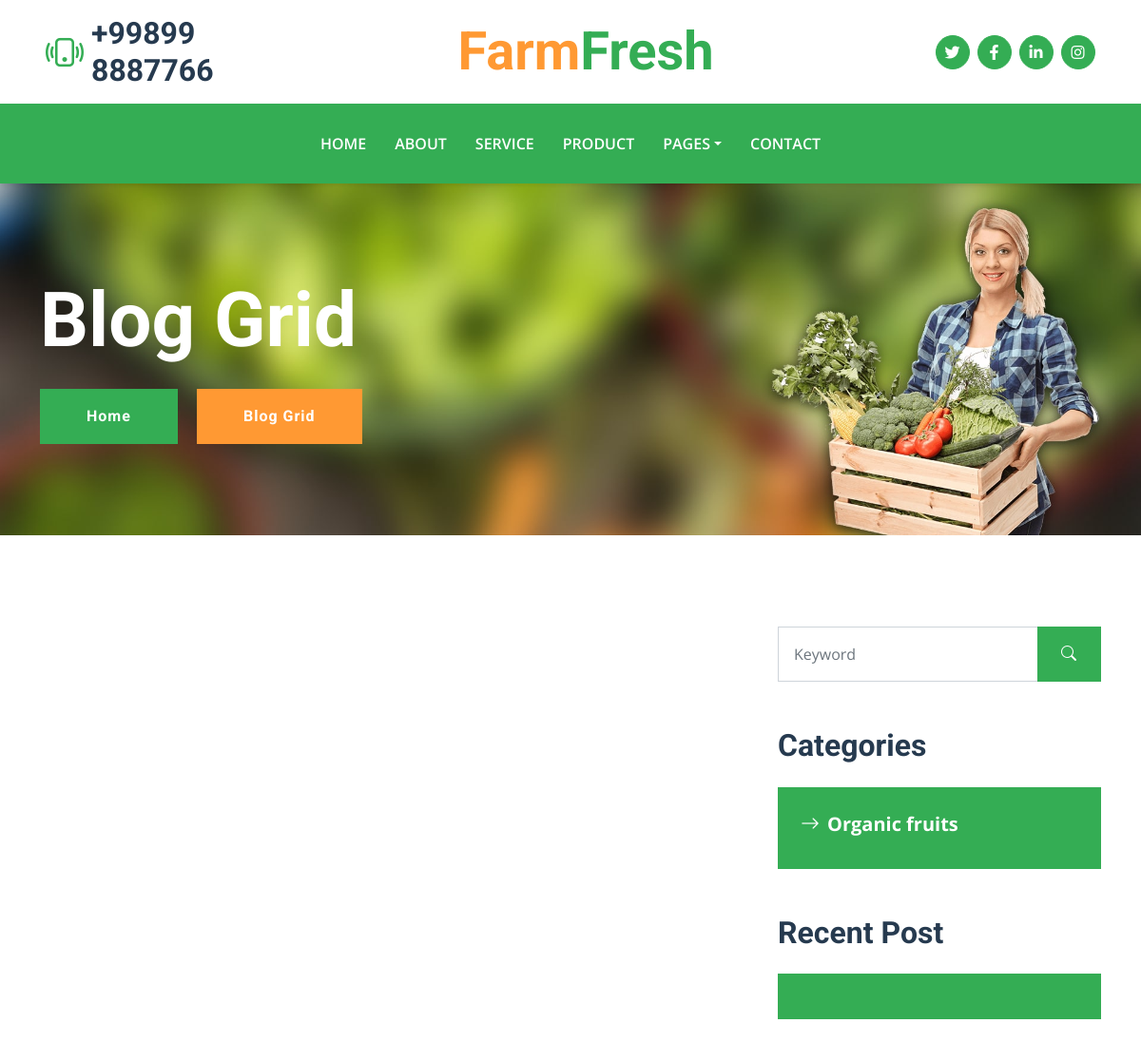
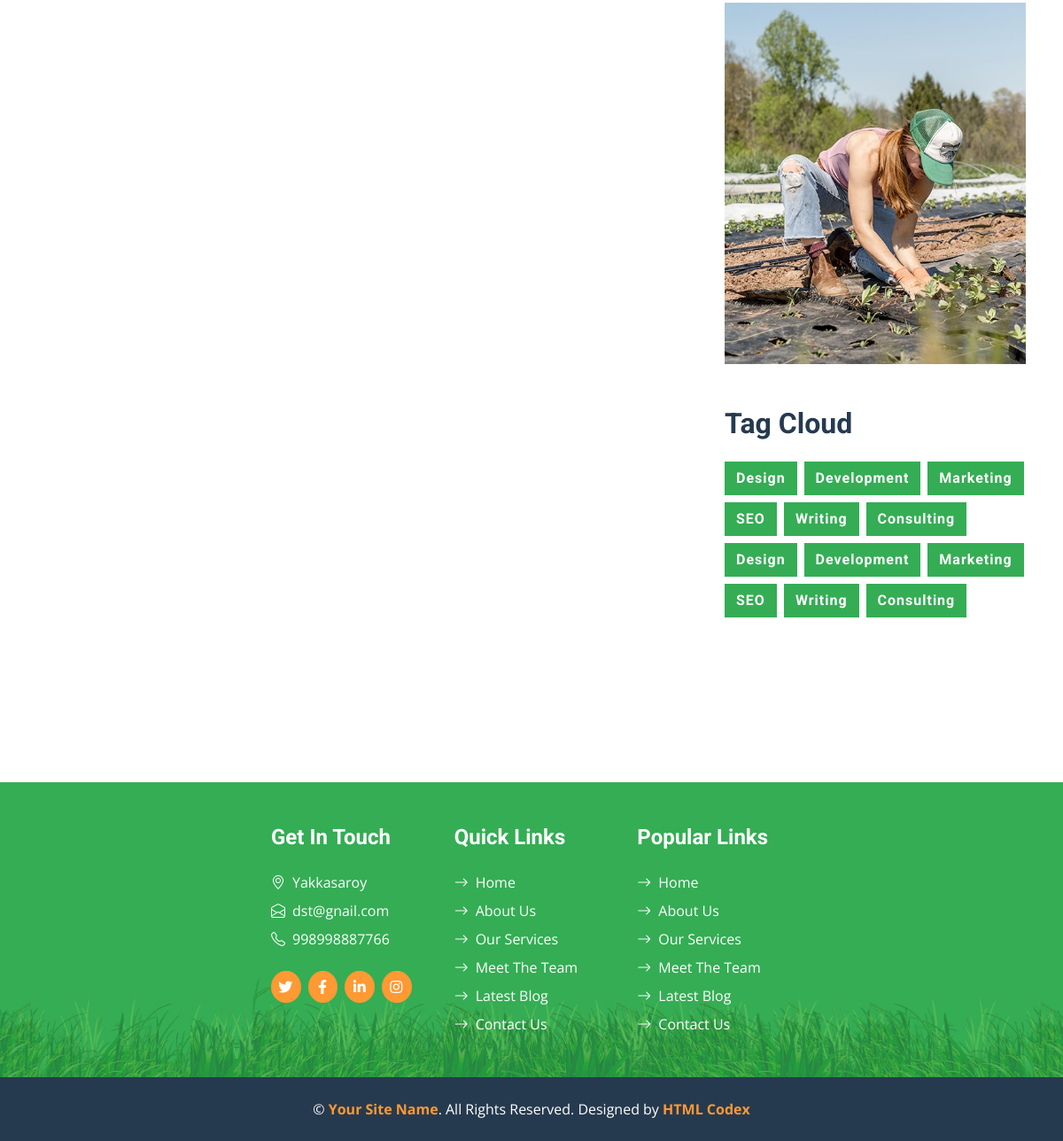
/detail/, run on the app's committed database (2 pictures, top to bottom).
### farmfresh/models.py (models this page shows, shortened)
class Category(models.Model):
    name = models.CharField(max_length=100)

class AboutUs(models.Model):
    adress = models.CharField(max_length=255)
    email = models.EmailField()
    phone_number = models.CharField(max_length=255)
    city = models.ForeignKey(City, on_delete=models.CASCADE)

### farmfresh/views.py (the view)
# urls.py: path('detail/', detail, name = 'detail'),
def detail(request):
    postsdisplay = Post.objects.all()
    categorydisplay = Category.objects.all()
    customersdisplay = Customer.objects.all()
    aboutdisplay = AboutUs.objects.all()
    context = {"Customer":customersdisplay, "Post":postsdisplay, "Category":categorydisplay, 'AboutUs': aboutdisplay}
    return render(request, 'detail.html', context)

### templates/detail.html (shortened to what this page needs)
{% load static %}
{% load i18n %}
<!DOCTYPE html>
<html lang="en">
<head>
    <link href="https://cdnjs.cloudflare.com/ajax/libs/font-awesome/5.15.0/css/all.min.css" rel="stylesheet">
    <link href="https://cdn.jsdelivr.net/npm/bootstrap-icons@1.4.1/font/bootstrap-icons.css" rel="stylesheet">
    <link href="{% static 'lib/owlcarousel/assets/owl.carousel.min.css' %}" rel="stylesheet">
    <link href="{% static 'css/bootstrap.min.css' %}" rel="stylesheet">
    <link href="{% static 'css/style.css' %}" rel="stylesheet">
</head>
<body>
    <div class="container-fluid px-5 d-none d-lg-block">
        <div class="row gx-5 py-3 align-items-center">
            <div class="col-lg-3">
                <div class="d-flex align-items-center justify-content-start">
                    <i class="bi bi-phone-vibrate fs-1 text-primary me-2"></i>
                    <h2 class="mb-0">+99899 8887766</h2>
                </div>
            </div>
            <div class="col-lg-6">
                <div class="d-flex align-items-center justify-content-center">
                    <a href="{% url 'index' %}" class="navbar-brand ms-lg-5">
                        <h1 class="m-0 display-4 text-primary"><span class="text-secondary">{% trans "Farm" %}</span>{% trans "Fresh"%}</h1>
                    </a>
                </div>
            </div>
            <div class="col-lg-3">
                <div class="d-flex align-items-center justify-content-end">
                    <a class="btn btn-primary btn-square rounded-circle me-2" href="https://www.twitter.com/"><i
                            class="fab fa-twitter"></i></a>
                    <a class="btn btn-primary btn-square rounded-circle me-2" href="https://www.facebook.com/"><i
                            class="fab fa-facebook-f"></i></a>
                    <a class="btn btn-primary btn-square rounded-circle me-2" href="https://www.linkedin.com/"><i
                            class="fab fa-linkedin-in"></i></a>
                    <a class="btn btn-primary btn-square rounded-circle" href="https://www.instagram.com/"><i
                            class="fab fa-instagram"></i></a>
                </div>
            </div>
        </div>
    </div>
    <nav class="navbar navbar-expand-lg bg-primary navbar-dark shadow-sm py-3 py-lg-0 px-3 px-lg-5">
        <div class="collapse navbar-collapse" id="navbarCollapse">
            <div class="navbar-nav mx-auto py-0">
                <a href="{% url 'index' %}" class="nav-item nav-link">{% trans "Home" %}</a>
                <a href="{% url 'about' %}" class="nav-item nav-link">{% trans "About" %}</a>
                <a href="{% url 'service' %}" class="nav-item nav-link">{% trans "Service" %}</a>
                <a href="{% url 'product' %}" class="nav-item nav-link">{% trans "Product" %}</a>
                <div class="nav-item dropdown">
                    <a href="#" class="nav-link dropdown-toggle" data-bs-toggle="dropdown">Pages</a>
                </div>
                <a href="{% url 'contact' %}" class="nav-item nav-link">{% trans "Contact" %}</a>
            </div>
        </div>
    </nav>
    <div class="container-fluid bg-primary py-5 bg-hero mb-5">
        <div class="container py-5">
            <div class="row justify-content-start">
                <div class="col-lg-8 text-center text-lg-start">
                    <h1 class="display-1 text-white mb-md-4">{% trans "Blog Grid" %}</h1>
                    <a href="{% url 'index' %}" class="btn btn-primary py-md-3 px-md-5 me-3">{% trans "Home" %}</a>
                    <a href="{% url 'blog' %}" class="btn btn-secondary py-md-3 px-md-5">{% trans "Blog Grid" %}</a>
                </div>
            </div>
        </div>
    </div>
    <div class="container py-5">
        <div class="row g-5">
            <div class="col-lg-8">
            </div>
            <div class="col-lg-4">
                <div class="mb-5">
                    <div class="input-group">
                        <input type="text" class="form-control p-3" placeholder="Keyword">
                        <button class="btn btn-primary px-4"><i class="bi bi-search"></i></button>
                    </div>
                </div>
                <div class="mb-5">
                    <h2 class="mb-4">Categories</h2>
                    {%for item in Category%}
                    <div class="d-flex flex-column justify-content-start bg-primary p-4">
                        <a class="fs-5 fw-bold text-white mb-2" href="#"><i class="bi bi-arrow-right me-2"></i>{{item.name}}</a>
                    </div>
                    {%endfor%}
                </div>
                <div class="mb-5">
                    <h2 class="mb-4">Recent Post</h2>
                    <div class="bg-primary p-4">
                    </div>
                </div>
                <div class="mb-5">
                    <img src="{% static 'img/blog-1.jpg' %}" alt="" class="img-fluid rounded">
                </div>
                <div class="mb-5">
                    <h2 class="mb-4">Tag Cloud</h2>
                    <div class="d-flex flex-wrap m-n1">
                        <a href="" class="btn btn-primary m-1">Design</a>
                        <a href="" class="btn btn-primary m-1">Development</a>
                        <a href="" class="btn btn-primary m-1">Marketing</a>
                        <a href="" class="btn btn-primary m-1">SEO</a>
                        <a href="" class="btn btn-primary m-1">Writing</a>
                        <a href="" class="btn btn-primary m-1">Consulting</a>
                        <a href="" class="btn btn-primary m-1">Design</a>
                        <a href="" class="btn btn-primary m-1">Development</a>
                        <a href="" class="btn btn-primary m-1">Marketing</a>
                        <a href="" class="btn btn-primary m-1">SEO</a>
                        <a href="" class="btn btn-primary m-1">Writing</a>
                        <a href="" class="btn btn-primary m-1">Consulting</a>
                    </div>
                </div>
            </div>
        </div>
    </div>
    <div class="container-fluid bg-footer bg-primary text-white mt-5">
        <div class="footer">
            <div class="row gx-5">
                <div class="col-lg-8 col-md-6">
                    <div class="row gx-5">
                        <div class="col-lg-4 col-md-12 pt-5 mb-5">
                            {% for item in AboutUs %}
                            {% if item.id == 1 %}
                            <h4 class="text-white mb-4">Get In Touch</h4>
                            <div class="d-flex mb-2">
                                <i class="bi bi-geo-alt text-white me-2"></i>
                                <p class="text-white mb-0">{{item.adress}}</p>
                            </div>
                            <div class="d-flex mb-2">
                                <i class="bi bi-envelope-open text-white me-2"></i>
                                <p class="text-white mb-0">{{item.email}}</p>
                            </div>
                            <div class="d-flex mb-2">
                                <i class="bi bi-telephone text-white me-2"></i>
                                <p class="text-white mb-0">{{item.phone_number}}</p>
                            </div>
                            <div class="d-flex mt-4">
                                <a class="btn btn-secondary btn-square rounded-circle me-2"
                                    href="https://www.twitter.com/"><i class="fab fa-twitter"></i></a>
                                <a class="btn btn-secondary btn-square rounded-circle me-2"
                                    href="https://www.facebook.com/"><i class="fab fa-facebook-f"></i></a>
                                <a class="btn btn-secondary btn-square rounded-circle me-2"
                                    href="https://www.linkedin.com/"><i class="fab fa-linkedin-in"></i></a>
                                <a class="btn btn-secondary btn-square rounded-circle" href="https://www.instagram.com/"><i
                                        class="fab fa-instagram"></i></a>
                            </div>
                            {%endif%}
                            {%endfor%}
                        </div>
                        <div class="col-lg-4 col-md-12 pt-0 pt-lg-5 mb-5">
                            <h4 class="text-white mb-4">Quick Links</h4>
                            <div class="d-flex flex-column justify-content-start">
                                <a class="text-white mb-2" href="{% url 'index' %}"><i
                                        class="bi bi-arrow-right text-white me-2"></i>Home</a>
                                <a class="text-white mb-2" href="{% url 'about' %}"><i
                                        class="bi bi-arrow-right text-white me-2"></i>About
                                    Us</a>
                                <a class="text-white mb-2" href="{% url 'service' %}"><i
                                        class="bi bi-arrow-right text-white me-2"></i>Our
                                    Services</a>
                                <a class="text-white mb-2" href="{% url 'team' %}"><i
                                        class="bi bi-arrow-right text-white me-2"></i>Meet The
                                    Team</a>
                                <a class="text-white mb-2" href="{% url 'blog' %}"><i
                                        class="bi bi-arrow-right text-white me-2"></i>Latest
                                    Blog</a>
                                <a class="text-white" href="{% url 'contact' %}"><i
                                        class="bi bi-arrow-right text-white me-2"></i>Contact Us</a>
                            </div>
                        </div>
                        <div class="col-lg-4 col-md-12 pt-0 pt-lg-5 mb-5">
                            <h4 class="text-white mb-4">Popular Links</h4>
                            <div class="d-flex flex-column justify-content-start">
                                <a class="text-white mb-2" href="{% url 'index' %}"><i
                                        class="bi bi-arrow-right text-white me-2"></i>Home</a>
                                <a class="text-white mb-2" href="{% url 'about' %}"><i
                                        class="bi bi-arrow-right text-white me-2"></i>About
                                    Us</a>
                                <a class="text-white mb-2" href="{% url 'service' %}"><i
                                        class="bi bi-arrow-right text-white me-2"></i>Our
                                    Services</a>
                                <a class="text-white mb-2" href="{% url 'team' %}"><i
                                        class="bi bi-arrow-right text-white me-2"></i>Meet The
                                    Team</a>
                                <a class="text-white mb-2" href="{% url 'blog' %}"><i
                                        class="bi bi-arrow-right text-white me-2"></i>Latest
                                    Blog</a>
                                <a class="text-white" href="{% url 'contact' %}"><i
                                        class="bi bi-arrow-right text-white me-2"></i>Contact Us</a>
                            </div>
                        </div>
                    </div>
                </div>
                <div class="col-lg-4 col-md-6 mt-lg-n5">
                </div>
            </div>
        </div>
    </div>
    <div class="container-fluid bg-dark text-white py-4">
        <div class="container text-center">
            <p class="mb-0">&copy; <a class="text-secondary fw-bold" href="#">Your Site Name</a>. All Rights Reserved.
                Designed by <a class="text-secondary fw-bold" href="https://htmlcodex.com">HTML Codex</a></p>
        </div>
    </div>
</body>
</html>

### static/css/style.css (style rules this page uses)
:root { --primary: #34AD54; --secondary: #FF9933; --light: #F6FFF2; --dark: #263A4F; }
.btn { font-family: 'Roboto', sans-serif; letter-spacing: 1px; font-weight: 700; transition: .5s; }
.btn-primary, .btn-secondary { color: #FFFFFF; }
.btn-square { width: 36px; height: 36px; }
.btn-square, .btn-sm-square, .btn-lg-square { padding-left: 0; padding-right: 0; text-align: center; }
.navbar-dark .navbar-nav .nav-link { padding: 30px 15px; font-size: 16px; font-weight: 600; color: #FFFFFF; text-transform: uppercase; transition: .5s; }
.bg-hero { background: url(../img/carousel-1.jpg) top right no-repeat; background-size: cover; }
.bg-footer { background: linear-gradient(rgba(52, 173, 84, .7), rgba(52, 173, 84, .7)), url(../img/footer.png) center bottom no-repeat; background-size: contain; }
@media (min-width: 991.98px) { .bg-footer { margin-top: 90px !important; } }

### templates/detail.html (style rules this page uses)
.footer { text-align: 5%; padding-left: 25%; }

### data on the page
Category: name "Organic fruits"
AboutUs: adress "Yakkasaroy", email "dst@gnail.com", phone_number "998998887766"
